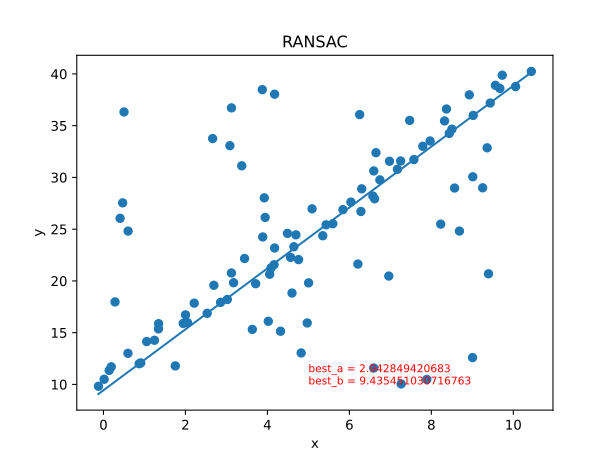

Source code (Python):
import numpy as np
import matplotlib.pyplot as plt
import random
import math

# 数据量。
SIZE = 50
# 产生数据。np.linspace 返回一个一维数组，SIZE指定数组长度。
# 数组最小值是0，最大值是10。所有元素间隔相等。
X = np.linspace(0, 10, SIZE)
Y = 3 * X + 10

fig = plt.figure()
# 画图区域分成1行1列。选择第一块区域。
ax1 = fig.add_subplot(1,1, 1)
# 标题
ax1.set_title("RANSAC")


# 让散点图的数据更加随机并且添加一些噪声。
random_x = []
random_y = []
# 添加直线随机噪声
for i in range(SIZE):
    random_x.append(X[i] + random.uniform(-0.5, 0.5)) 
    random_y.append(Y[i] + random.uniform(-0.5, 0.5)) 
# 添加随机噪声
for i in range(SIZE):
    random_x.append(random.uniform(0,10))
    random_y.append(random.uniform(10,40))
RANDOM_X = np.array(random_x) # 散点图的横轴。
RANDOM_Y = np.array(random_y) # 散点图的纵轴。

# 画散点图。
ax1.scatter(RANDOM_X, RANDOM_Y)
# 横轴名称。
ax1.set_xlabel("x")
# 纵轴名称。
ax1.set_ylabel("y")

# 使用RANSAC算法估算模型
# 迭代最大次数，每次得到更好的估计会优化iters的数值
iters = 100000
# 数据和模型之间可接受的差值
sigma = 0.25
# 最好模型的参数估计和内点数目
best_a = 0
best_b = 0
pretotal = 0
# 希望的得到正确模型的概率
P = 0.99
for i in range(iters):
    # 随机在数据中红选出两个点去求解模型
    sample_index = random.sample(range(SIZE * 2),2)
    x_1 = RANDOM_X[sample_index[0]]
    x_2 = RANDOM_X[sample_index[1]]
    y_1 = RANDOM_Y[sample_index[0]]
    y_2 = RANDOM_Y[sample_index[1]]

    # y = ax + b 求解出a，b
    a = (y_2 - y_1) / (x_2 - x_1)
    b = y_1 - a * x_1

    # 算出内点数目
    total_inlier = 0
    for index in range(SIZE * 2):
        y_estimate = a * RANDOM_X[index] + b
        if abs(y_estimate - RANDOM_Y[index]) < sigma:
            total_inlier = total_inlier + 1

    # 判断当前的模型是否比之前估算的模型好
    if total_inlier > pretotal:
        iters = math.log(1 - P) / math.log(1 - pow(total_inlier / (SIZE * 2), 2))
        pretotal = total_inlier
        best_a = a
        best_b = b

    # 判断是否当前模型已经符合超过一半的点
    if total_inlier > SIZE:
        break

# 用我们得到的最佳估计画图
Y = best_a * RANDOM_X + best_b

# 直线图
ax1.plot(RANDOM_X, Y)
text = "best_a = " + str(best_a) + "\nbest_b = " + str(best_b)
plt.text(5,10, text,
         fontdict={'size': 8, 'color': 'r'})
plt.show()
